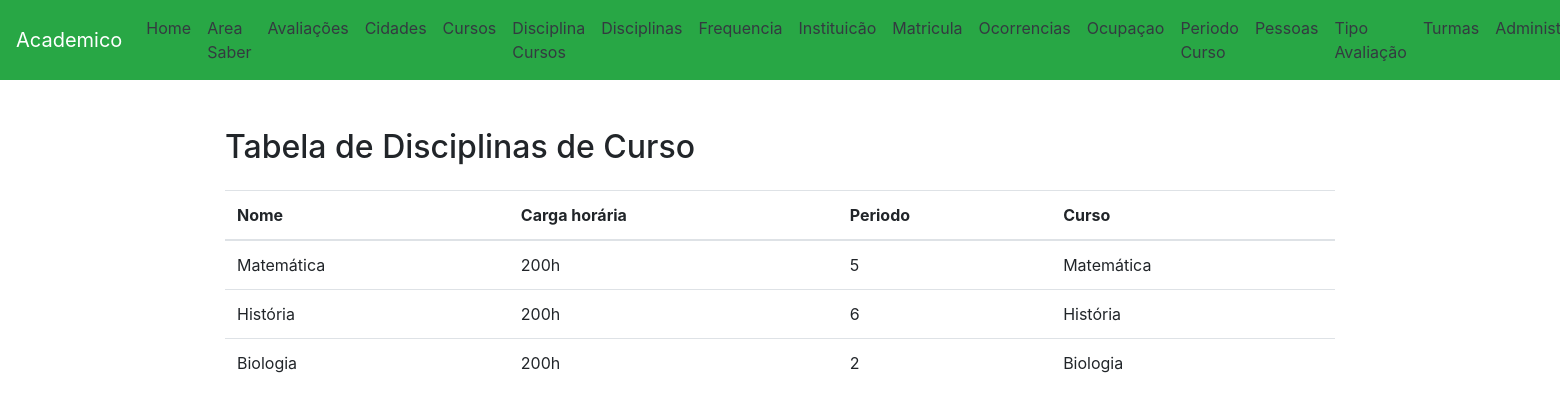
The app's page /disciplina_cursos/ with its own data.
### app/models.py (models this page shows, shortened)
class DiciplinaCurso(models.Model):
    nome = models.CharField(max_length=100, verbose_name="Nome da disciplina do curso")
    carga_horaria = models.CharField(max_length=100, verbose_name="Carga horaria")
    periodo = models.ForeignKey(PeriodoCurso, on_delete=models.CASCADE, verbose_name="Periodo")
    curso = models.ForeignKey(Cursos, on_delete=models.CASCADE, verbose_name="Cursos")
    class Meta:
        verbose_name = "Diciplina curso"
        verbose_name_plural = "Disciplinas curso"

class PeriodoCurso(models.Model):
    numero = models.IntegerField(verbose_name="Numero periodo")
    def __str__(self):
        return f"{self.numero}"
    class Meta:
        verbose_name = "Periodo do curso"
        verbose_name_plural = "Periodos do curso"

class Cursos(models.Model):
    nome = models.CharField(max_length=100, verbose_name="Nome do curso")
    carga_horaria_total = models.CharField(max_length=4, verbose_name="Carga horaria total")
    duracao_meses = models.CharField(max_length=2, verbose_name="Duração meses")
    area_saber = models.ForeignKey(AreaSaber,on_delete=models.CASCADE, verbose_name="Área do saber")
    instituicao = models.ForeignKey(Instituicao, on_delete=models.CASCADE, verbose_name ="Nome da instituição")
    def __str__(self):
        return f"{self.nome}"
    class Meta:
        verbose_name = "Curso"
        verbose_name_plural = "Cursos"

### app/views.py (the view)
# urls.py: path('disciplina_cursos/', DisciplinaCursoView.as_view(), name='disciplina_curso'),
class DisciplinaCursoView(View):
    def get(self, request, *args, **kwargs):
        disciplina_curso = DiciplinaCurso.objects.all()
        return render(request, 'disciplina_curso.html', {'disciplina_curso' : disciplina_curso})

### app/templates/disciplina_curso.html (shortened to what this page needs)
<!DOCTYPE html>
<html lang="pt-BR">
<head>
    <link rel="stylesheet" href="https://maxcdn.bootstrapcdn.com/bootstrap/4.5.2/css/bootstrap.min.css">
</head>
<body>
    <nav class="navbar navbar-expand-lg navbar-dark bg-success">
        <a class="navbar-brand" href="/">Academico</a>
<div class="collapse navbar-collapse" id="navbarNav">
<ul class="navbar-nav">
    <li class="nav-item">
        <a class="nav-link text-dark" href="/">Home</a>
    </li>
    <li class="nav-item">
        <a class="nav-link text-dark" href="/area_saber/">Area Saber</a>
    </li>
    <li class="nav-item">
        <a class="nav-link text-dark" href="/avaliacoes/">Avaliações</a>
    </li>
    <li class="nav-item">
        <a class="nav-link text-dark" href="/cidades/">Cidades</a>
    </li>
    <li class="nav-item">
        <a class="nav-link text-dark" href="/cursos/">Cursos</a>
    </li>
    <li class="nav-item">
        <a class="nav-link text-dark" href="/disciplina_cursos/">Disciplina Cursos</a>
    </li>
    <li class="nav-item">
        <a class="nav-link text-dark" href="/disciplinas/">Disciplinas</a>
    </li>
    <li class="nav-item">
        <a class="nav-link text-dark" href="/frequencia/">Frequencia</a>
    </li>
    <li class="nav-item">
        <a class="nav-link text-dark" href="/instituicao/">Instituicão</a>
    </li>
    <li class="nav-item">
        <a class="nav-link text-dark" href="/matricula/">Matricula</a>
    </li>
    <li class="nav-item">
        <a class="nav-link text-dark" href="/ocorrencias/">Ocorrencias</a>
    </li>
    <li class="nav-item">
        <a class="nav-link text-dark" href="/ocupacao/">Ocupaçao</a>
    </li>
    <li class="nav-item">
        <a class="nav-link text-dark" href="/periodo_cursos/">Periodo Curso</a>
    </li>
    <li class="nav-item">
        <a class="nav-link text-dark" href="/pessoas/">Pessoas</a>
    </li>
    <li class="nav-item">
        <a class="nav-link text-dark" href="/tipo_avaliacao/">Tipo Avaliação</a>
    </li>
    <li class="nav-item">
        <a class="nav-link text-dark" href="/turmas/">Turmas</a>
    </li>
    <li class="nav-item">
        <a class="nav-link text-dark" href="/admin/">Administração</a>
    </li>
</ul>
</div>
</nav>
<div class="container mt-5">
    <h2 class="mb-4">Tabela de Disciplinas de Curso</h2>
<table class="table">
    <thead>
        <tr>
        <th scope="col">Nome</th>
        <th scope="col">Carga horária</th>
        <th scope="col">Periodo</th>
        <th scope="col">Curso</th>
        </tr>
    </thead>
    <tbody>
    {% for disciplina_curso in disciplina_curso %}
    <tr>
    <td>{{ disciplina_curso.nome }}</td>
    <td>{{ disciplina_curso.carga_horaria}}</td>
    <td>{{ disciplina_curso.periodo }}</td>
    <td>{{ disciplina_curso.curso }}</td>
    </tr>
    {% endfor %}
    </tbody>
</table>
</div>
</body>
</html>

### records on screen
DiciplinaCurso: nome "Matemática", carga_horaria "200h", periodo "5", curso "Matemática"
DiciplinaCurso: nome "História", carga_horaria "200h", periodo "6", curso "História"
DiciplinaCurso: nome "Biologia", carga_horaria "200h", periodo "2", curso "Biologia"
